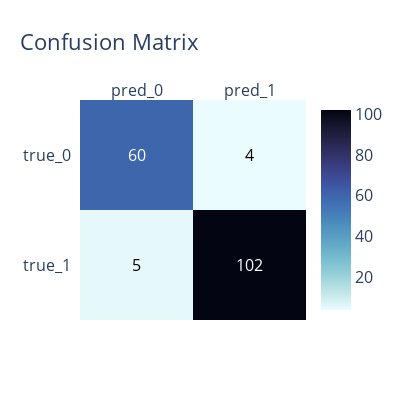

This figure's notebook cell:
### Code cell
import plotly.figure_factory as ff

def plot_confusion_matrix(cm):
    cm = cm[::-1]
    cm = pd.DataFrame(cm, columns=['pred_0', 'pred_1'], index=['true_1', 'true_0'])

    fig = ff.create_annotated_heatmap(z=cm.values, x=list(cm.columns), y=list(cm.index), 
                                      colorscale='ice', showscale=True, reversescale=True)
    fig.update_layout(width=400, height=400, title='Confusion Matrix', font_size=16)
    fig.show()

plot_confusion_matrix(cm)

### Figure 1 — Plotly figure (JSON) as saved in the notebook; plotly's stock layout.template omitted (floating-point values rounded to 4 significant figures)
{"data": [{"colorscale": [[0, "rgb(3, 5, 18)"], [0.09091, "rgb(25, 25, 51)"], [0.1818, "rgb(44, 42, 87)"], [0.2727, "rgb(58, 60, 125)"], [0.3636, "rgb(62, 83, 160)"], [0.4545, "rgb(62, 109, 178)"], [0.5455, "rgb(72, 134, 187)"], [0.6364, "rgb(89, 159, 196)"], [0.7273, "rgb(114, 184, 205)"], [0.8182, "rgb(149, 207, 216)"], [0.9091, "rgb(192, 229, 232)"], [1, "rgb(234, 252, 253)"]], "reversescale": true, "showscale": true, "type": "heatmap", "x": ["pred_0", "pred_1"], "y": ["true_1", "true_0"], "z": [[5, 102], [60, 4]]}], "layout": {"annotations": [{"font": {"color": "#000000"}, "showarrow": false, "text": "5", "x": "pred_0", "xref": "x", "y": "true_1", "yref": "y"}, {"font": {"color": "#FFFFFF"}, "showarrow": false, "text": "102", "x": "pred_1", "xref": "x", "y": "true_1", "yref": "y"}, {"font": {"color": "#FFFFFF"}, "showarrow": false, "text": "60", "x": "pred_0", "xref": "x", "y": "true_0", "yref": "y"}, {"font": {"color": "#000000"}, "showarrow": false, "text": "4", "x": "pred_1", "xref": "x", "y": "true_0", "yref": "y"}], "font": {"size": 16}, "height": 400, "title": {"text": "Confusion Matrix"}, "width": 400, "xaxis": {"dtick": 1, "gridcolor": "rgb(0, 0, 0)", "side": "top", "ticks": ""}, "yaxis": {"dtick": 1, "ticks": "", "ticksuffix": "  "}}}
